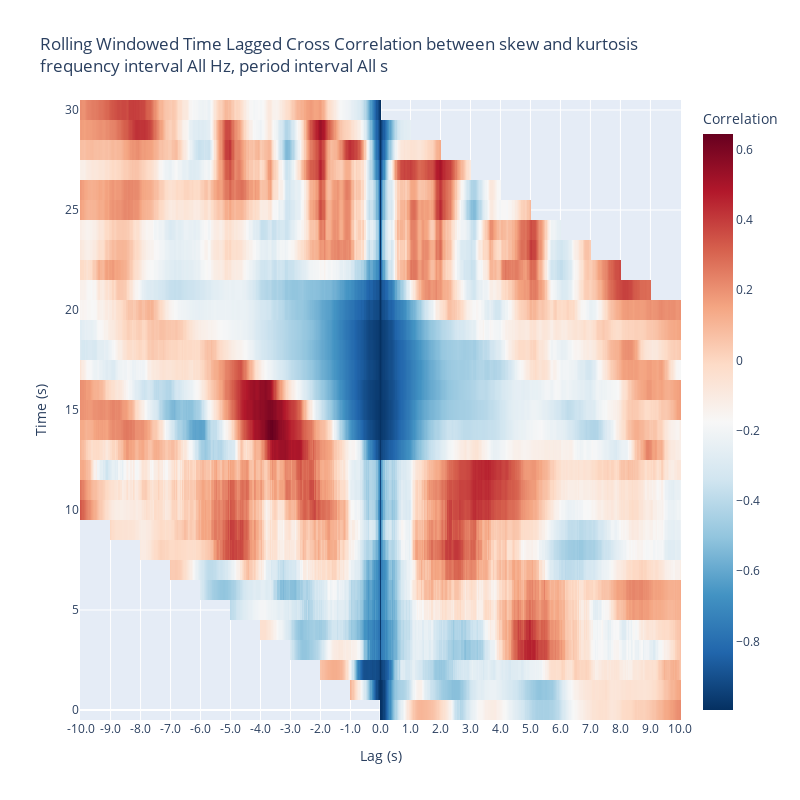

Source (notebook cell):
### Code cell
#| eval: false

dg0.face_t.project(
    subjs=[65],
    features=['kurtosis', 'skew'],
    fbands=[],
    wdfactory=wfactory('db4',8),
    pcfactory=pca2,
).plot_lagged_correlations(
    twin=250,
    step=25,
    max_lag=250,
    n_jobs=8
)

### Figure 1 — Plotly figure (JSON) as saved in the notebook; plotly's stock layout.template omitted (floating-point values rounded to 4 significant figures; data arrays with more than 128 entries replaced by an {"elided": "..."} marker saying what was removed)
{"data": [{"colorbar": {"title": {"text": "Correlation"}}, "colorscale": [[0, "rgb(5,48,97)"], [0.1, "rgb(33,102,172)"], [0.2, "rgb(67,147,195)"], [0.3, "rgb(146,197,222)"], [0.4, "rgb(209,229,240)"], [0.5, "rgb(247,247,247)"], [0.6, "rgb(253,219,199)"], [0.7, "rgb(244,165,130)"], [0.8, "rgb(214,96,77)"], [0.9, "rgb(178,24,43)"], [1, "rgb(103,0,31)"]], "type": "heatmap", "x": {"elided": "501 int values"}, "y": [0.0, 1.0, 2.0, 3.0, 4.0, 5.0, 6.0, 7.0, 8.0, 9.0, 10.0, 11.0, 12.0, 13.0, 14.0, 15.0, 16.0, 17.0, 18.0, 19.0, 20.0, 21.0, 22.0, 23.0, 24.0, 25.0, 26.0, 27.0, 28.0, 29.0, 30.0], "z": {"elided": "31x501 float values"}, "zmax": 0.6445, "zmin": -0.9955}], "layout": {"height": 800, "title": {"text": "Rolling Windowed Time Lagged Cross Correlation between skew and kurtosis<br>frequency interval All Hz, period interval All s"}, "width": 800, "xaxis": {"tickmode": "array", "ticktext": ["-10.0", "-9.0", "-8.0", "-7.0", "-6.0", "-5.0", "-4.0", "-3.0", "-2.0", "-1.0", "0.0", "1.0", "2.0", "3.0", "4.0", "5.0", "6.0", "7.0", "8.0", "9.0", "10.0"], "tickvals": [-250, -225, -200, -175, -150, -125, -100, -75, -50, -25, 0, 25, 50, 75, 100, 125, 150, 175, 200, 225, 250], "title": {"text": "Lag (s)"}}, "yaxis": {"title": {"text": "Time (s)"}}}}
